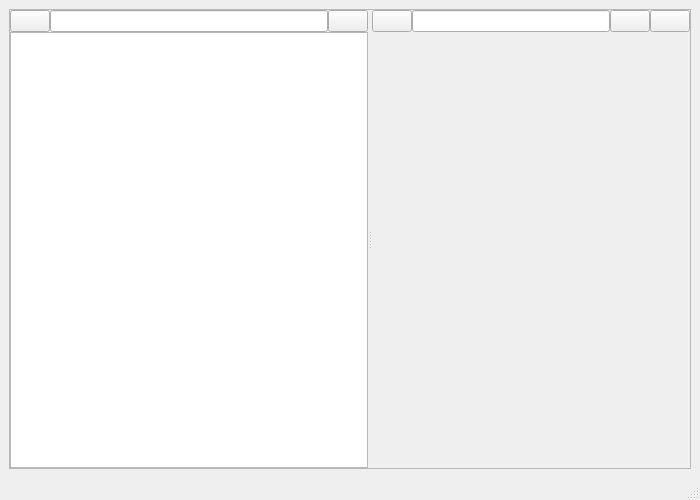
<?xml version="1.0" encoding="UTF-8"?>
<ui version="4.0">
 <class>MainWindow</class>
 <widget class="QMainWindow" name="MainWindow">
  <property name="geometry">
   <rect>
    <x>0</x>
    <y>0</y>
    <width>700</width>
    <height>500</height>
   </rect>
  </property>
  <property name="sizePolicy">
   <sizepolicy hsizetype="Preferred" vsizetype="Preferred">
    <horstretch>0</horstretch>
    <verstretch>0</verstretch>
   </sizepolicy>
  </property>
  <property name="windowTitle">
   <string>IvoryTea</string>
  </property>
  <property name="windowIcon">
   <iconset resource="Main.qrc">
    <normaloff>:/buttonIcons/resources/cup-tea.png</normaloff>:/buttonIcons/resources/cup-tea.png</iconset>
  </property>
  <widget class="QWidget" name="centralwidget">
   <property name="sizePolicy">
    <sizepolicy hsizetype="Preferred" vsizetype="Preferred">
     <horstretch>1</horstretch>
     <verstretch>1</verstretch>
    </sizepolicy>
   </property>
   <layout class="QGridLayout" name="gridLayout">
    <item row="0" column="0">
     <widget class="QSplitter" name="splitter">
      <property name="sizePolicy">
       <sizepolicy hsizetype="Preferred" vsizetype="Preferred">
        <horstretch>1</horstretch>
        <verstretch>1</verstretch>
       </sizepolicy>
      </property>
      <property name="maximumSize">
       <size>
        <width>16777215</width>
        <height>16777215</height>
       </size>
      </property>
      <property name="frameShape">
       <enum>QFrame::StyledPanel</enum>
      </property>
      <property name="orientation">
       <enum>Qt::Horizontal</enum>
      </property>
      <property name="childrenCollapsible">
       <bool>false</bool>
      </property>
      <widget class="QWidget" name="verticalLayoutWidget">
       <layout class="QVBoxLayout" name="verticalLayout" stretch="0,1">
        <property name="spacing">
         <number>0</number>
        </property>
        <item>
         <layout class="QHBoxLayout" name="horizontalLayout" stretch="0,1,0">
          <property name="spacing">
           <number>0</number>
          </property>
          <item>
           <widget class="QPushButton" name="TagFilterButton">
            <property name="toolTip">
             <string>Filter by Tags</string>
            </property>
            <property name="text">
             <string/>
            </property>
            <property name="icon">
             <iconset resource="Main.qrc">
              <normaloff>:/buttonIcons/resources/tag_blue.png</normaloff>:/buttonIcons/resources/tag_blue.png</iconset>
            </property>
           </widget>
          </item>
          <item>
           <widget class="QLineEdit" name="tagFilterLineEdit">
            <property name="toolTip">
             <string>Filter</string>
            </property>
           </widget>
          </item>
          <item>
           <widget class="QPushButton" name="settingsButton">
            <property name="text">
             <string/>
            </property>
            <property name="icon">
             <iconset resource="Main.qrc">
              <normaloff>:/buttonIcons/resources/cog.png</normaloff>:/buttonIcons/resources/cog.png</iconset>
            </property>
           </widget>
          </item>
         </layout>
        </item>
        <item>
         <widget class="QListWidget" name="noteList">
          <property name="sizePolicy">
           <sizepolicy hsizetype="Expanding" vsizetype="Expanding">
            <horstretch>1</horstretch>
            <verstretch>1</verstretch>
           </sizepolicy>
          </property>
          <property name="horizontalScrollBarPolicy">
           <enum>Qt::ScrollBarAlwaysOff</enum>
          </property>
          <property name="alternatingRowColors">
           <bool>true</bool>
          </property>
          <property name="selectionRectVisible">
           <bool>true</bool>
          </property>
         </widget>
        </item>
       </layout>
      </widget>
      <widget class="QWidget" name="verticalLayoutWidget_2">
       <layout class="QVBoxLayout" name="verticalLayout_2" stretch="0,1">
        <property name="spacing">
         <number>0</number>
        </property>
        <item>
         <layout class="QHBoxLayout" name="horizontalLayout_2" stretch="0,1,0,0">
          <property name="spacing">
           <number>0</number>
          </property>
          <item>
           <widget class="QPushButton" name="tagAssignButton">
            <property name="toolTip">
             <string>Assign Tags</string>
            </property>
            <property name="text">
             <string/>
            </property>
            <property name="icon">
             <iconset resource="Main.qrc">
              <normaloff>:/buttonIcons/resources/tag_blue.png</normaloff>:/buttonIcons/resources/tag_blue.png</iconset>
            </property>
           </widget>
          </item>
          <item>
           <widget class="QLineEdit" name="lineEdit_2">
            <property name="toolTip">
             <string>Assigned Tags</string>
            </property>
           </widget>
          </item>
          <item>
           <widget class="QPushButton" name="emailButton">
            <property name="toolTip">
             <string>Email this Note</string>
            </property>
            <property name="text">
             <string/>
            </property>
            <property name="icon">
             <iconset resource="Main.qrc">
              <normaloff>:/buttonIcons/resources/email_open_image.png</normaloff>:/buttonIcons/resources/email_open_image.png</iconset>
            </property>
            <property name="flat">
             <bool>false</bool>
            </property>
           </widget>
          </item>
          <item>
           <widget class="QPushButton" name="markdownButton_2">
            <property name="toolTip">
             <string>Convert to Markdown</string>
            </property>
            <property name="text">
             <string/>
            </property>
            <property name="icon">
             <iconset resource="Main.qrc">
              <normaloff>:/buttonIcons/resources/markdown-32x20-solid.png</normaloff>:/buttonIcons/resources/markdown-32x20-solid.png</iconset>
            </property>
            <property name="flat">
             <bool>false</bool>
            </property>
           </widget>
          </item>
         </layout>
        </item>
        <item>
         <widget class="QsciScintilla" name="noteText">
          <property name="sizePolicy">
           <sizepolicy hsizetype="Expanding" vsizetype="Expanding">
            <horstretch>1</horstretch>
            <verstretch>1</verstretch>
           </sizepolicy>
          </property>
          <property name="toolTip">
           <string/>
          </property>
          <property name="whatsThis">
           <string/>
          </property>
         </widget>
        </item>
       </layout>
      </widget>
     </widget>
    </item>
   </layout>
  </widget>
  <widget class="QStatusBar" name="statusbar">
   <property name="sizeGripEnabled">
    <bool>true</bool>
   </property>
  </widget>
 </widget>
 <customwidgets>
  <customwidget>
   <class>QsciScintilla</class>
   <extends>QFrame</extends>
   <header>Qsci/qsciscintilla.h</header>
  </customwidget>
 </customwidgets>
 <resources>
  <include location="Main.qrc"/>
 </resources>
 <connections/>
</ui>
